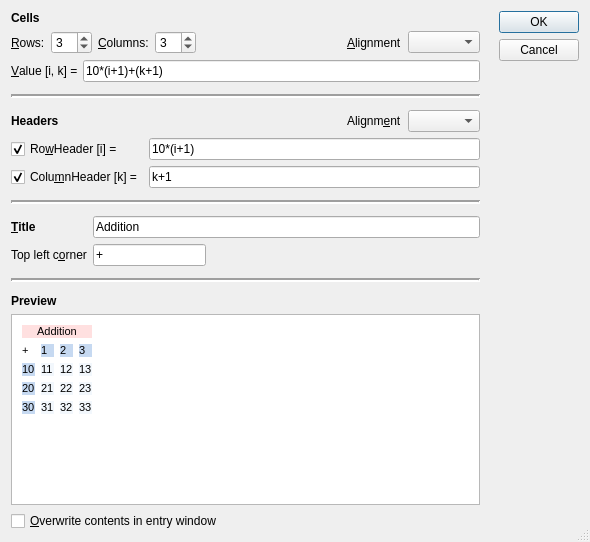
<?xml version="1.0" encoding="UTF-8"?>
<ui version="4.0">
 <class>TableDialog</class>
 <widget class="QDialog" name="TableDialog">
  <property name="geometry">
   <rect>
    <x>0</x>
    <y>0</y>
    <width>590</width>
    <height>542</height>
   </rect>
  </property>
  <property name="windowTitle">
   <string>Define a table</string>
  </property>
  <property name="sizeGripEnabled">
   <bool>true</bool>
  </property>
  <layout class="QHBoxLayout" name="horizontalLayout_4">
   <item>
    <layout class="QVBoxLayout" name="verticalLayout">
     <item>
      <widget class="QLabel" name="labelCellValues">
       <property name="text">
        <string>&lt;b&gt;Cells&lt;/b&gt;</string>
       </property>
      </widget>
     </item>
     <item>
      <layout class="QHBoxLayout" name="horizontalLayout">
       <item>
        <widget class="QLabel" name="labelHeight">
         <property name="text">
          <string>&amp;Rows:</string>
         </property>
         <property name="buddy">
          <cstring>spinBoxHeight</cstring>
         </property>
        </widget>
       </item>
       <item>
        <widget class="QSpinBox" name="spinBoxHeight">
         <property name="minimum">
          <number>1</number>
         </property>
         <property name="maximum">
          <number>25</number>
         </property>
         <property name="singleStep">
          <number>1</number>
         </property>
         <property name="value">
          <number>3</number>
         </property>
        </widget>
       </item>
       <item>
        <widget class="QLabel" name="labelWidth">
         <property name="text">
          <string>&amp;Columns:</string>
         </property>
         <property name="buddy">
          <cstring>spinBoxWidth</cstring>
         </property>
        </widget>
       </item>
       <item>
        <widget class="QSpinBox" name="spinBoxWidth">
         <property name="minimum">
          <number>1</number>
         </property>
         <property name="maximum">
          <number>25</number>
         </property>
         <property name="value">
          <number>3</number>
         </property>
        </widget>
       </item>
       <item>
        <spacer name="horizontalSpacer_2">
         <property name="orientation">
          <enum>Qt::Horizontal</enum>
         </property>
         <property name="sizeHint" stdset="0">
          <size>
           <width>90</width>
           <height>17</height>
          </size>
         </property>
        </spacer>
       </item>
       <item>
        <widget class="QLabel" name="labelAlignCell">
         <property name="text">
          <string>&amp;Alignment</string>
         </property>
         <property name="buddy">
          <cstring>comboAlignCell</cstring>
         </property>
        </widget>
       </item>
       <item>
        <widget class="QComboBox" name="comboAlignCell"/>
       </item>
      </layout>
     </item>
     <item>
      <layout class="QHBoxLayout" name="horizontalLayout_2">
       <item>
        <widget class="QLabel" name="labelValues">
         <property name="text">
          <string>&amp;Value [i, k] =</string>
         </property>
         <property name="wordWrap">
          <bool>false</bool>
         </property>
         <property name="buddy">
          <cstring>editCellFn</cstring>
         </property>
        </widget>
       </item>
       <item>
        <widget class="QLineEdit" name="editCellFn">
         <property name="text">
          <string>10*(i+1)+(k+1)</string>
         </property>
        </widget>
       </item>
      </layout>
     </item>
     <item>
      <widget class="Line" name="line">
       <property name="minimumSize">
        <size>
         <width>0</width>
         <height>16</height>
        </size>
       </property>
       <property name="lineWidth">
        <number>2</number>
       </property>
       <property name="orientation">
        <enum>Qt::Horizontal</enum>
       </property>
      </widget>
     </item>
     <item>
      <layout class="QHBoxLayout" name="horizontalLayout_3">
       <item>
        <widget class="QLabel" name="labelHeaders">
         <property name="frameShadow">
          <enum>QFrame::Sunken</enum>
         </property>
         <property name="text">
          <string>&lt;b&gt;Headers&lt;/b&gt;</string>
         </property>
        </widget>
       </item>
       <item>
        <spacer name="horizontalSpacer_5">
         <property name="orientation">
          <enum>Qt::Horizontal</enum>
         </property>
         <property name="sizeHint" stdset="0">
          <size>
           <width>238</width>
           <height>17</height>
          </size>
         </property>
        </spacer>
       </item>
       <item>
        <widget class="QLabel" name="labelAlignHead">
         <property name="text">
          <string>Alignm&amp;ent</string>
         </property>
         <property name="buddy">
          <cstring>comboAlignHead</cstring>
         </property>
        </widget>
       </item>
       <item>
        <widget class="QComboBox" name="comboAlignHead"/>
       </item>
      </layout>
     </item>
     <item>
      <layout class="QGridLayout" name="gridLayout">
       <item row="0" column="0">
        <widget class="QCheckBox" name="checkBoxRowHeader">
         <property name="text">
          <string>Ro&amp;wHeader [i] =</string>
         </property>
         <property name="checked">
          <bool>true</bool>
         </property>
        </widget>
       </item>
       <item row="0" column="1">
        <widget class="QLineEdit" name="editRowHeadFn">
         <property name="text">
          <string>10*(i+1)</string>
         </property>
        </widget>
       </item>
       <item row="1" column="0">
        <widget class="QCheckBox" name="checkBoxColHeader">
         <property name="text">
          <string>Colu&amp;mnHeader [k] =</string>
         </property>
         <property name="checked">
          <bool>true</bool>
         </property>
        </widget>
       </item>
       <item row="1" column="1">
        <widget class="QLineEdit" name="editColHeadFn">
         <property name="text">
          <string>k+1</string>
         </property>
        </widget>
       </item>
      </layout>
     </item>
     <item>
      <widget class="Line" name="line_2">
       <property name="minimumSize">
        <size>
         <width>0</width>
         <height>16</height>
        </size>
       </property>
       <property name="lineWidth">
        <number>2</number>
       </property>
       <property name="orientation">
        <enum>Qt::Horizontal</enum>
       </property>
      </widget>
     </item>
     <item>
      <layout class="QGridLayout" name="gridLayout_3">
       <item row="0" column="0">
        <widget class="QLabel" name="labelHeading">
         <property name="text">
          <string>&lt;b&gt;&amp;Title&lt;/b&gt;</string>
         </property>
         <property name="buddy">
          <cstring>editTitle</cstring>
         </property>
        </widget>
       </item>
       <item row="0" column="1" colspan="2">
        <widget class="QLineEdit" name="editTitle">
         <property name="text">
          <string>Addition</string>
         </property>
        </widget>
       </item>
       <item row="1" column="0">
        <widget class="QLabel" name="labelCorner">
         <property name="text">
          <string>Top left c&amp;orner</string>
         </property>
         <property name="buddy">
          <cstring>editCorner</cstring>
         </property>
        </widget>
       </item>
       <item row="1" column="1">
        <widget class="QLineEdit" name="editCorner">
         <property name="text">
          <string>+</string>
         </property>
        </widget>
       </item>
       <item row="1" column="2">
        <spacer name="horizontalSpacer_4">
         <property name="orientation">
          <enum>Qt::Horizontal</enum>
         </property>
         <property name="sizeHint" stdset="0">
          <size>
           <width>268</width>
           <height>17</height>
          </size>
         </property>
        </spacer>
       </item>
      </layout>
     </item>
     <item>
      <widget class="Line" name="line_3">
       <property name="minimumSize">
        <size>
         <width>0</width>
         <height>16</height>
        </size>
       </property>
       <property name="lineWidth">
        <number>2</number>
       </property>
       <property name="orientation">
        <enum>Qt::Horizontal</enum>
       </property>
      </widget>
     </item>
     <item>
      <widget class="QLabel" name="labelPreview">
       <property name="text">
        <string>&lt;b&gt;Preview&lt;/b&gt;</string>
       </property>
      </widget>
     </item>
     <item>
      <widget class="QTextEdit" name="textEditPreview">
       <property name="html">
        <string>&lt;!DOCTYPE HTML PUBLIC &quot;-//W3C//DTD HTML 4.0//EN&quot; &quot;http://www.w3.org/TR/REC-html40/strict.dtd&quot;&gt;
&lt;html&gt;&lt;head&gt;&lt;meta name=&quot;qrichtext&quot; content=&quot;1&quot; /&gt;&lt;style type=&quot;text/css&quot;&gt;
p, li { white-space: pre-wrap; }
&lt;/style&gt;&lt;/head&gt;&lt;body style=&quot; font-family:'MS Shell Dlg 2'; font-size:8.25pt; font-weight:400; font-style:normal;&quot;&gt;
&lt;table border=&quot;0&quot; style=&quot; margin-top:0px; margin-bottom:0px; margin-left:0px; margin-right:0px;&quot; cellspacing=&quot;6&quot; cellpadding=&quot;0&quot;&gt;
&lt;tr&gt;
&lt;td colspan=&quot;4&quot; bgcolor=&quot;#ffe0e0&quot;&gt;
&lt;p align=&quot;center&quot; style=&quot; margin-top:0px; margin-bottom:0px; margin-left:0px; margin-right:0px; -qt-block-indent:0; text-indent:0px;&quot;&gt;&lt;span style=&quot; font-size:8pt; background-color:#ffe0e0;&quot;&gt;Addition&lt;/span&gt;&lt;/p&gt;&lt;/td&gt;&lt;/tr&gt;
&lt;tr&gt;
&lt;td&gt;
&lt;p style=&quot; margin-top:0px; margin-bottom:0px; margin-left:0px; margin-right:0px; -qt-block-indent:0; text-indent:0px;&quot;&gt;&lt;span style=&quot; font-size:8pt;&quot;&gt;+&lt;/span&gt;&lt;/p&gt;&lt;/td&gt;
&lt;td bgcolor=&quot;#c6d9f1&quot;&gt;
&lt;p style=&quot; margin-top:0px; margin-bottom:0px; margin-left:0px; margin-right:0px; -qt-block-indent:0; text-indent:0px;&quot;&gt;&lt;span style=&quot; font-size:8pt; background-color:#c6d9f1;&quot;&gt;1&lt;/span&gt;&lt;/p&gt;&lt;/td&gt;
&lt;td bgcolor=&quot;#c6d9f1&quot;&gt;
&lt;p style=&quot; margin-top:0px; margin-bottom:0px; margin-left:0px; margin-right:0px; -qt-block-indent:0; text-indent:0px;&quot;&gt;&lt;span style=&quot; font-size:8pt; background-color:#c6d9f1;&quot;&gt;2&lt;/span&gt;&lt;/p&gt;&lt;/td&gt;
&lt;td bgcolor=&quot;#c6d9f1&quot;&gt;
&lt;p style=&quot; margin-top:0px; margin-bottom:0px; margin-left:0px; margin-right:0px; -qt-block-indent:0; text-indent:0px;&quot;&gt;&lt;span style=&quot; font-size:8pt; background-color:#c6d9f1;&quot;&gt;3&lt;/span&gt;&lt;/p&gt;&lt;/td&gt;&lt;/tr&gt;
&lt;tr&gt;
&lt;td bgcolor=&quot;#c6d9f1&quot;&gt;
&lt;p style=&quot; margin-top:0px; margin-bottom:0px; margin-left:0px; margin-right:0px; -qt-block-indent:0; text-indent:0px;&quot;&gt;&lt;span style=&quot; font-size:8pt; background-color:#c6d9f1;&quot;&gt;10&lt;/span&gt;&lt;/p&gt;&lt;/td&gt;
&lt;td bgcolor=&quot;#f2f7fc&quot;&gt;
&lt;p style=&quot; margin-top:0px; margin-bottom:0px; margin-left:0px; margin-right:0px; -qt-block-indent:0; text-indent:0px;&quot;&gt;&lt;span style=&quot; font-size:8pt; background-color:#f2f7fc;&quot;&gt;11&lt;/span&gt;&lt;/p&gt;&lt;/td&gt;
&lt;td bgcolor=&quot;#f2f7fc&quot;&gt;
&lt;p style=&quot; margin-top:0px; margin-bottom:0px; margin-left:0px; margin-right:0px; -qt-block-indent:0; text-indent:0px;&quot;&gt;&lt;span style=&quot; font-size:8pt; background-color:#f2f7fc;&quot;&gt;12&lt;/span&gt;&lt;/p&gt;&lt;/td&gt;
&lt;td bgcolor=&quot;#f2f7fc&quot;&gt;
&lt;p style=&quot; margin-top:0px; margin-bottom:0px; margin-left:0px; margin-right:0px; -qt-block-indent:0; text-indent:0px;&quot;&gt;&lt;span style=&quot; font-size:8pt; background-color:#f2f7fc;&quot;&gt;13&lt;/span&gt;&lt;/p&gt;&lt;/td&gt;&lt;/tr&gt;
&lt;tr&gt;
&lt;td bgcolor=&quot;#c6d9f1&quot;&gt;
&lt;p style=&quot; margin-top:0px; margin-bottom:0px; margin-left:0px; margin-right:0px; -qt-block-indent:0; text-indent:0px;&quot;&gt;&lt;span style=&quot; font-size:8pt; background-color:#c6d9f1;&quot;&gt;20&lt;/span&gt;&lt;/p&gt;&lt;/td&gt;
&lt;td bgcolor=&quot;#f2f7fc&quot;&gt;
&lt;p style=&quot; margin-top:0px; margin-bottom:0px; margin-left:0px; margin-right:0px; -qt-block-indent:0; text-indent:0px;&quot;&gt;&lt;span style=&quot; font-size:8pt; background-color:#f2f7fc;&quot;&gt;21&lt;/span&gt;&lt;/p&gt;&lt;/td&gt;
&lt;td bgcolor=&quot;#f2f7fc&quot;&gt;
&lt;p style=&quot; margin-top:0px; margin-bottom:0px; margin-left:0px; margin-right:0px; -qt-block-indent:0; text-indent:0px;&quot;&gt;&lt;span style=&quot; font-size:8pt; background-color:#f2f7fc;&quot;&gt;22&lt;/span&gt;&lt;/p&gt;&lt;/td&gt;
&lt;td bgcolor=&quot;#f2f7fc&quot;&gt;
&lt;p style=&quot; margin-top:0px; margin-bottom:0px; margin-left:0px; margin-right:0px; -qt-block-indent:0; text-indent:0px;&quot;&gt;&lt;span style=&quot; font-size:8pt; background-color:#f2f7fc;&quot;&gt;23&lt;/span&gt;&lt;/p&gt;&lt;/td&gt;&lt;/tr&gt;
&lt;tr&gt;
&lt;td bgcolor=&quot;#c6d9f1&quot;&gt;
&lt;p style=&quot; margin-top:0px; margin-bottom:0px; margin-left:0px; margin-right:0px; -qt-block-indent:0; text-indent:0px;&quot;&gt;&lt;span style=&quot; font-size:8pt; background-color:#c6d9f1;&quot;&gt;30&lt;/span&gt;&lt;/p&gt;&lt;/td&gt;
&lt;td bgcolor=&quot;#f2f7fc&quot;&gt;
&lt;p style=&quot; margin-top:0px; margin-bottom:0px; margin-left:0px; margin-right:0px; -qt-block-indent:0; text-indent:0px;&quot;&gt;&lt;span style=&quot; font-size:8pt; background-color:#f2f7fc;&quot;&gt;31&lt;/span&gt;&lt;/p&gt;&lt;/td&gt;
&lt;td bgcolor=&quot;#f2f7fc&quot;&gt;
&lt;p style=&quot; margin-top:0px; margin-bottom:0px; margin-left:0px; margin-right:0px; -qt-block-indent:0; text-indent:0px;&quot;&gt;&lt;span style=&quot; font-size:8pt; background-color:#f2f7fc;&quot;&gt;32&lt;/span&gt;&lt;/p&gt;&lt;/td&gt;
&lt;td bgcolor=&quot;#f2f7fc&quot;&gt;
&lt;p style=&quot; margin-top:0px; margin-bottom:0px; margin-left:0px; margin-right:0px; -qt-block-indent:0; text-indent:0px;&quot;&gt;&lt;span style=&quot; font-size:8pt; background-color:#f2f7fc;&quot;&gt;33&lt;/span&gt;&lt;/p&gt;&lt;/td&gt;&lt;/tr&gt;&lt;/table&gt;&lt;/body&gt;&lt;/html&gt;</string>
       </property>
      </widget>
     </item>
     <item>
      <widget class="QCheckBox" name="checkBoxOverwrite">
       <property name="text">
        <string>&amp;Overwrite contents in entry window</string>
       </property>
      </widget>
     </item>
    </layout>
   </item>
   <item>
    <spacer name="horizontalSpacer">
     <property name="orientation">
      <enum>Qt::Horizontal</enum>
     </property>
     <property name="sizeType">
      <enum>QSizePolicy::Maximum</enum>
     </property>
     <property name="sizeHint" stdset="0">
      <size>
       <width>13</width>
       <height>513</height>
      </size>
     </property>
    </spacer>
   </item>
   <item>
    <layout class="QVBoxLayout">
     <property name="spacing">
      <number>6</number>
     </property>
     <property name="margin">
      <number>0</number>
     </property>
     <item>
      <widget class="QPushButton" name="buttonOk">
       <property name="text">
        <string>OK</string>
       </property>
       <property name="autoDefault">
        <bool>true</bool>
       </property>
       <property name="default">
        <bool>true</bool>
       </property>
      </widget>
     </item>
     <item>
      <widget class="QPushButton" name="buttonCancel">
       <property name="text">
        <string>Cancel</string>
       </property>
       <property name="autoDefault">
        <bool>true</bool>
       </property>
      </widget>
     </item>
     <item>
      <spacer name="Spacer1">
       <property name="orientation">
        <enum>Qt::Vertical</enum>
       </property>
       <property name="sizeType">
        <enum>QSizePolicy::Expanding</enum>
       </property>
       <property name="sizeHint" stdset="0">
        <size>
         <width>20</width>
         <height>20</height>
        </size>
       </property>
      </spacer>
     </item>
    </layout>
   </item>
  </layout>
 </widget>
 <layoutdefault spacing="6" margin="11"/>
 <pixmapfunction>qPixmapFromMimeSource</pixmapfunction>
 <tabstops>
  <tabstop>spinBoxHeight</tabstop>
  <tabstop>spinBoxWidth</tabstop>
  <tabstop>comboAlignCell</tabstop>
  <tabstop>editCellFn</tabstop>
  <tabstop>comboAlignHead</tabstop>
  <tabstop>checkBoxRowHeader</tabstop>
  <tabstop>editRowHeadFn</tabstop>
  <tabstop>checkBoxColHeader</tabstop>
  <tabstop>editColHeadFn</tabstop>
  <tabstop>editTitle</tabstop>
  <tabstop>editCorner</tabstop>
  <tabstop>textEditPreview</tabstop>
  <tabstop>buttonOk</tabstop>
  <tabstop>buttonCancel</tabstop>
 </tabstops>
 <resources/>
 <connections>
  <connection>
   <sender>buttonOk</sender>
   <signal>clicked()</signal>
   <receiver>TableDialog</receiver>
   <slot>accept()</slot>
   <hints>
    <hint type="sourcelabel">
     <x>538</x>
     <y>34</y>
    </hint>
    <hint type="destinationlabel">
     <x>20</x>
     <y>20</y>
    </hint>
   </hints>
  </connection>
  <connection>
   <sender>buttonCancel</sender>
   <signal>clicked()</signal>
   <receiver>TableDialog</receiver>
   <slot>reject()</slot>
   <hints>
    <hint type="sourcelabel">
     <x>538</x>
     <y>65</y>
    </hint>
    <hint type="destinationlabel">
     <x>20</x>
     <y>20</y>
    </hint>
   </hints>
  </connection>
 </connections>
</ui>
